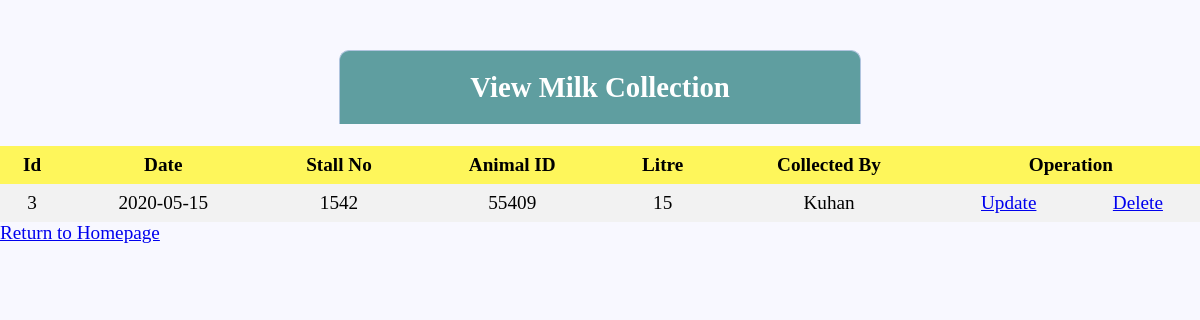
The page /view.php on the database its author committed.
### tables this page shows
CREATE TABLE `collectmilk` (
  `id` int(10) NOT NULL,
  `date` date DEFAULT NULL,
  `stallno` varchar(255) DEFAULT NULL,
  `animalid` varchar(255) DEFAULT NULL,
  `litre` varchar(255) DEFAULT NULL,
  `collectedby` varchar(255) DEFAULT NULL
);

### view.php (the view, shortened to what this page needs)
<?php
include_once('viewinc.php');
$query = "SELECT * FROM collectmilk";
$results = mysqli_query($db, $query);
?>
<!DOCTYPE html>
<html>
<head>
  <link rel="stylesheet" type="text/css" href="styleview.css">
</head>
<body>
<div class="header">
	<h2>View Milk Collection </h2>
</div><br>
<table>
      <tr>
		  <th>Id</th>
          <th>Date</th>
          <th>Stall No</th>
          <th>Animal ID</th>
          <th>Litre</th>
          <th>Collected By</th>
		  <th colspan="2">Operation</th>
		  </tr>
		<?php
		while($rows=mysqli_fetch_assoc($results))
		{
	?>
	        <tr>
			<td><?php echo $rows['id'];?></td>
			<td><?php echo $rows['date'];?></td>
			<td><?php echo $rows['stallno'];?></td>
			<td><?php echo $rows['animalid'];?></td>
			<td><?php echo $rows['litre'];?></td>
			<td><?php echo $rows['collectedby'];?></td>
			<td><a href='update.php?id=<?php echo $rows['id']; ?>& date=<?php echo $rows['date'];?>& stallno=<?php echo $rows['stallno'];?>& animalid=<?php echo $rows['animalid'];?>& litre=<?php echo $rows['litre'];?>& collectedby=<?php echo $rows['collectedby'];?>'>Update</a></td>
			<td><a href='delete.php?id=<?php echo $rows['id']; ?>& date=<?php echo $rows['date'];?>& stallno=<?php echo $rows['stallno'];?>& animalid=<?php echo $rows['animalid'];?>& litre=<?php echo $rows['litre'];?>& collectedby=<?php echo $rows['collectedby'];?>'>Delete</a></td>
			</tr>
		<?php
		}
		?>
    </table>
	<div class="footer">
	<a href="index.php">Return to Homepage</a>
	</div>
	</html>

### styleview.css (style rules this page uses)
* { margin: 0px; padding: 0px; }
body { font-size: 120%; background: #F8F8FF; }
.header { width: 40%; margin: 50px auto 0px; color: white; background: #5F9EA0; text-align: center; border: 1px solid #B0C4DE; border-bottom: none; border-radius: 10px 10px 0px 0px; padding: 20px; }
table { border-collapse: collapse; width: 100%; }
th, td { text-align: center; padding: 8px; }
tr:nth-child(even) { background-color: #f2f2f2 }
th { background-color: #FEF65B; color: black; }

### rows shown on the page
collectmilk: id "3", date "2020-05-15", stallno "1542", animalid "55409", litre "15", collectedby "Kuhan"
